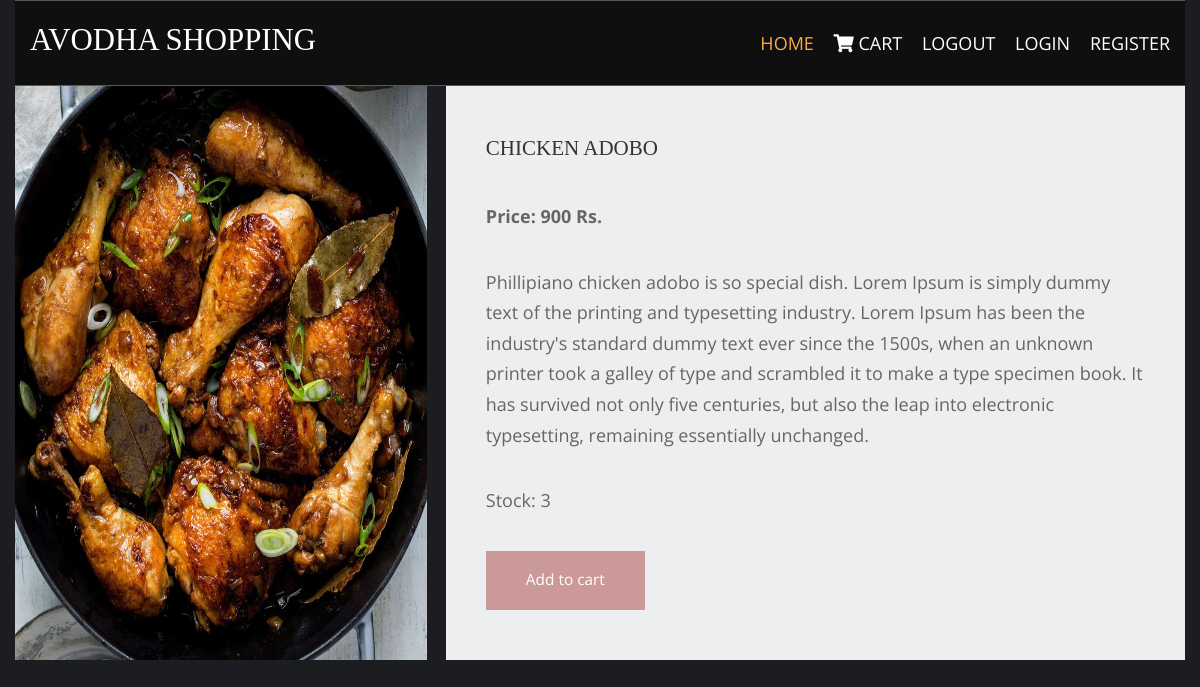
The page /chicken-recepies/chicken-adobo/ on the database its author committed.
### shop/models.py (models this page shows, shortened)
class products(models.Model):
    name = models.CharField(max_length=123, unique=True)
    slug = models.CharField(max_length=123, unique=True)
    img = models.ImageField(upload_to='product')
    desc = models.TextField()
    stock = models.IntegerField()
    available = models.BooleanField()
    price = models.IntegerField()
    category = models.ForeignKey(catego, on_delete=models.CASCADE)

### shop/views.py (the view)
# urls.py: path('<slug:c_slug>/<slug:product_slug>/', views.productdetails, name='details'),
def productdetails(request, c_slug, product_slug):
    try:
        pro = products.objects.get(category__slug=c_slug, slug=product_slug)
    except Exception as e:
        raise e
    return render(request, 'item.html', {'pr': pro})

### templates/item.html (shortened to what this page needs)
<!DOCTYPE html>
{% extends 'base.html' %}
{% load static %}
{% block content %}
<html lang="en">
<head>
    <link href="{% static 'pr/fontawesome/pr/css/all.min.css' %}" rel="stylesheet" />
    <link href="{% static 'pr/css/templatemo-comparto.css' %}" rel="stylesheet" />
</head>
<body>
    <div class="container-fluid">
        <section class="tm-mb-1" id="about">
            <div class="tm-row tm-about-row">
                <div class="tm-section-1-l">
                    <img src="{{pr.img.url}}" alt="About image" class="tm-img-responsive">
                </div>
                <article class="tm-section-1-r tm-bg-color-8">
                    <h2 class="tm-mb-2 tm-title-color">{{pr.name}}</h2>
                    <p><b>Price: {{pr.price}} Rs.</b></p>
                    <p>{{pr.desc}}</p>
                    <p>Stock: {{pr.stock}}</p>
                    {% if pr.stock <= 0 %}
                    <h style="color:red;">Sorry, No stock left</h>
                    {% else %}
                    <a href="{% url 'addcart' pr.id %}" class="tm-btn tm-btn-1 tm-link-to-services">Add to cart</a>
                    {% endif %}
                </article>
            </div>
        </section>
    </div>
</body>
{% endblock %}

### static/hom/layout/styles/layout.css (style rules this page uses)
*, *::before, *::after { transition:all .3s ease-in-out; }
body { color:#A5A6AA; background-color:#1C1D21; }
a { color:#FBAB45; }

### static/pr/css/templatemo-comparto.css (style rules this page uses)
*, *::before, *::after { box-sizing: border-box; outline: none; }
ul, h1, h2, h3, h4, p, figure { padding: 0; margin: 0; }
body { font-family: 'Open Sans', Arial, sans-serif; font-size: 18px; overflow-x: hidden; padding-left: 15px; padding-right: 15px; margin: 0; }
h2 { font-size: 1.5rem; }
a { transition: all 0.3s ease; text-decoration: none; }
p { color: #666; line-height: 1.7; margin-bottom: 35px; }
h1, h2, h3, h4, h5, h6 { color: #333; }
.container-fluid { max-width: 1210px; margin-left: auto; margin-right: auto; }
.tm-mb-1 { margin-bottom: 20px; }
.tm-mb-2 { margin-bottom: 40px; }
.tm-bg-color-8 { background-color: #EDEEEF; }
.tm-img-responsive { max-width: 100%; height: auto; }
.tm-section-1-l { width: 57.85%; margin-right: 1.65%; }
.tm-section-1-r { padding: 50px 40px; width: 40.5%; }
.tm-row { display: flex; }
.tm-btn { display: inline-block; padding: 15px 40px; font-size: 1.1rem; border: none; background-color: #CC9999; color: white; }
a { color: #666; }

### static/hom/layout/styles/framework.css (style rules this page uses)
html { overflow-y:scroll; overflow-x:hidden; }
html, body { margin:0; padding:0; font-size:14px; line-height:1.6em; }
*, *::before, *::after { box-sizing:border-box; }
a { outline:none; text-decoration:none; }
img { width:auto; max-width:100%; height:auto; margin:0; padding:0; border:none; line-height:normal; vertical-align:middle; }
body, input, textarea, select { font-family:Verdana, Geneva, sans-serif; }
h1, h2, h3, h4, h5, h6, .heading { font-family:Georgia, "Times New Roman", Times, serif; }
::placeholder { opacity:1; }
h1, h2, h3, h4, h5, h6, .heading { margin:0 0 20px 0; font-size:1.4rem; line-height:normal; font-weight:normal; text-transform:uppercase; }
address, article, aside, figcaption, figure, footer, header, main, nav, section { display:block; margin:0; padding:0; }

### templates/item.html (style rules this page uses)
.tm-section-1-r { padding: 50px 40px; width: 50.5%; }
.tm-img-responsive { max-width: 100%; height: 100%; }
@media only screen and (max-device-width: 992px) { .tm-section-1-r { width: 99.5%; } }

### rows shown on the page
products: img (picture), name "CHICKEN ADOBO", price "900", desc "Phillipiano chicken adobo is so special dish. Lorem Ipsum is simply dummy text of the printing and typesetting industry. Lorem Ipsum has been the industry's standard dummy text ever since the 1500s, when an unknown printer took a galley of type and scrambled it to make a type specimen book. It has survived not only five centuries, but also the leap into electronic typesetting, remaining essentially unchanged.", stock "3"
